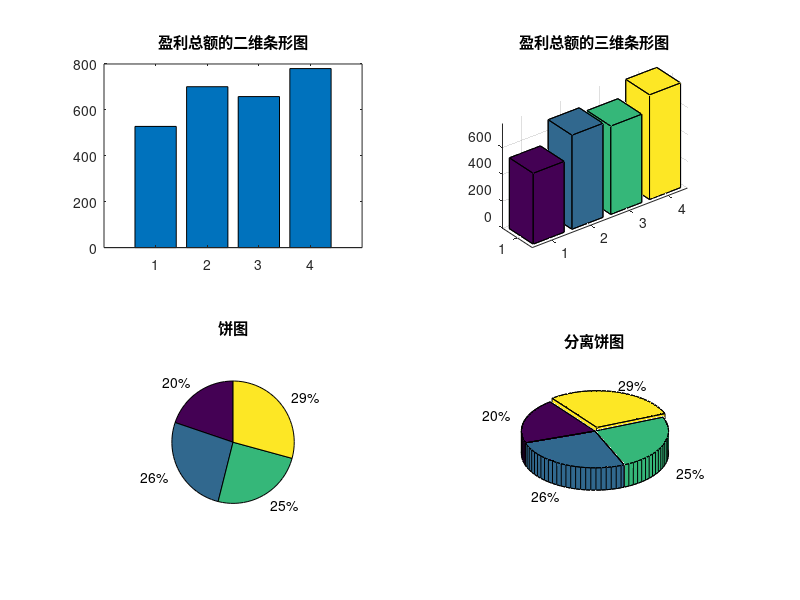

Write MATLAB code to recreate this figure.
X=[528 701 658 780];
subplot(2,2,1)
bar(X)
title('盈利总额的二维条形图')
subplot(2,2,2)
bar3(X),title('盈利总额的三维条形图')
subplot(2,2,3)
pie(X)
title('饼图')
subplot(2,2,4)
explode=[0 0 0 1];%设置偏移量，设置第四个饼图偏离中心一定位置
pie3(X,explode)%绘制三维饼图，并包含偏移量
title('分离饼图')